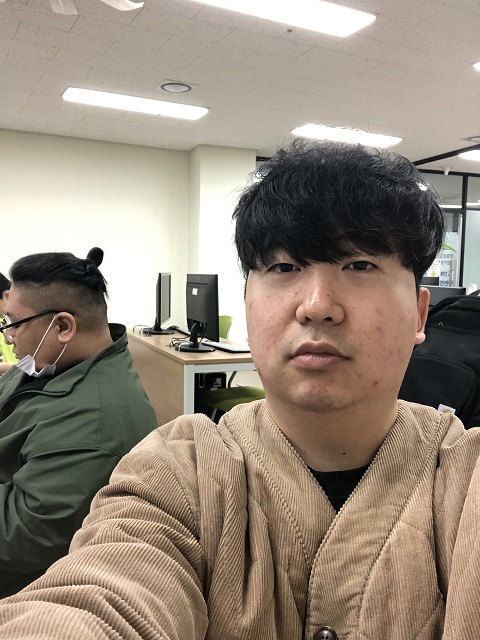
#> input picture day03/test2.jpg, 480 x 640 px, found by its file name
$ python day03_opencv_imgshow.py
#> lines starting #> are read from the running program, lines starting #| are printed output that depends on the picture
import cv2
import numpy as np

img = cv2.imread('/home/pi/Desktop/test2.jpg', cv2.IMREAD_COLOR)
#> img is the input picture: shape (640, 480, 3); mean B, G, R 121.9, 136.3, 149.1
R_img, G_img, B_img = cv2.split(img)
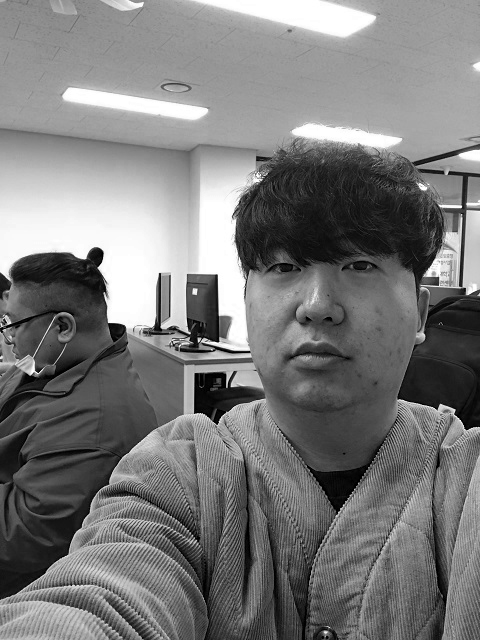
#> R_img: shape (640, 480); min 0, max 255, mean 121.9
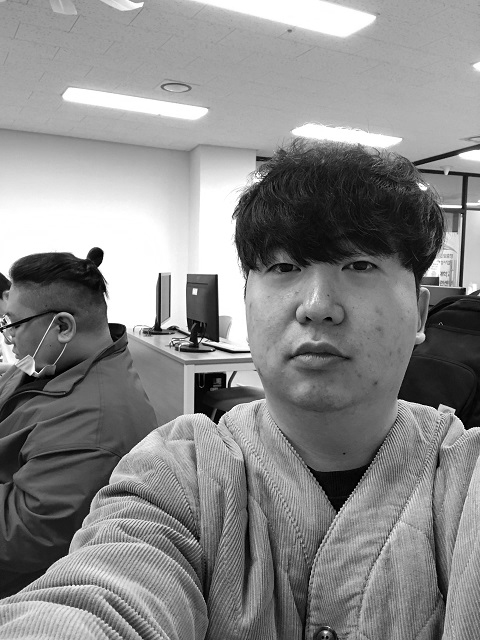
#> G_img: shape (640, 480); min 0, max 255, mean 136.3
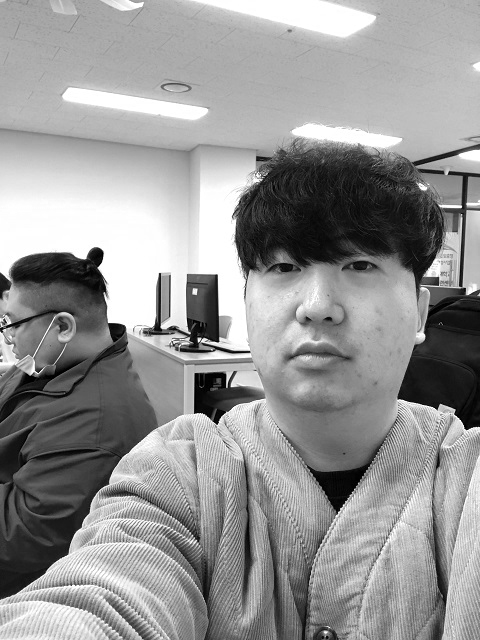
#> B_img: shape (640, 480); min 0, max 255, mean 149.1
zeroImg = np.zeros((img.shape[0], img.shape[1]), dtype = 'uint8')
mergeImg = cv2.merge([B_img, zeroImg, R_img])
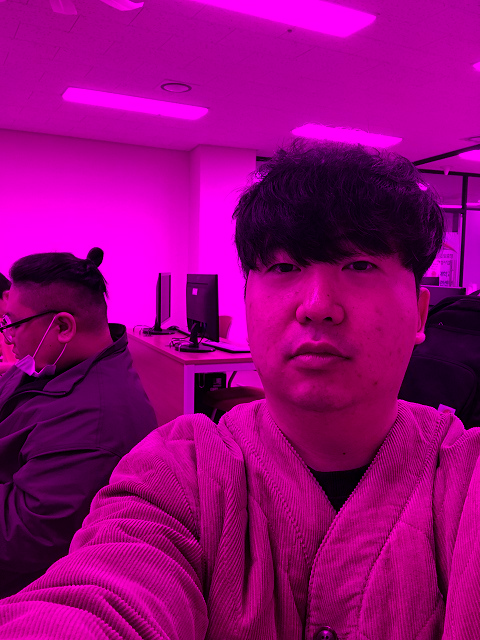
#> mergeImg: shape (640, 480, 3); mean R, G, B 149.1, 0, 121.9

cv2.imshow('photo', mergeImg)
cv2.waitKey(0)
cv2.destroyAllWindows()

$ run again, with day03/222 (1).jpg copied over day03/test2.jpg
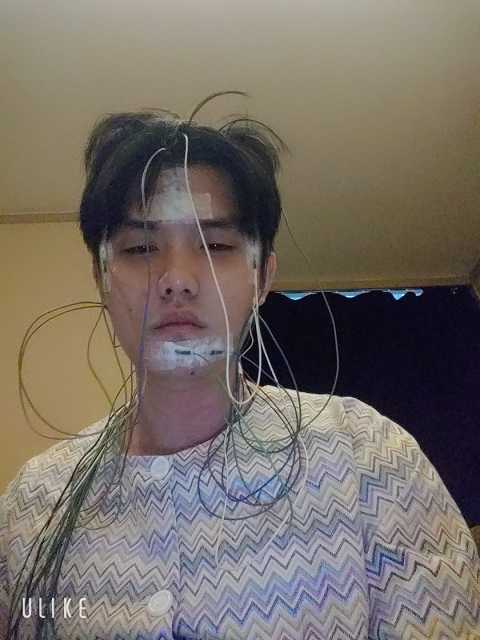
#> input picture day03/222 (1).jpg, 480 x 640 px, found by its file name
#> img is the input picture: shape (640, 480, 3); mean B, G, R 102.5, 110.2, 118.3
#> `R_img, G_img, B_img = cv2.split(img)`:
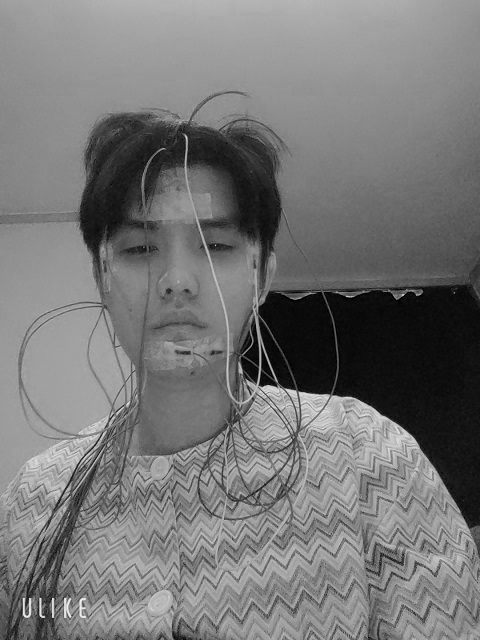
#> B_img: shape (640, 480); min 0, max 247, mean 118.3
#> `mergeImg = cv2.merge([B_img, zeroImg, R_img])`:
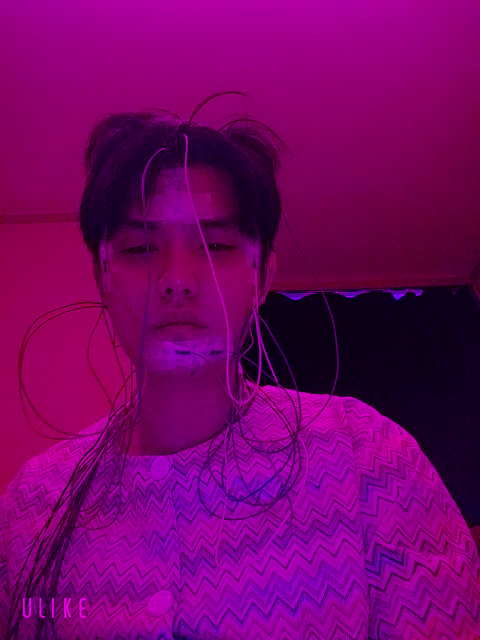
#> mergeImg: shape (640, 480, 3); mean R, G, B 118.3, 0, 102.5

$ run again, with day03/Fresh.jpg copied over day03/test2.jpg
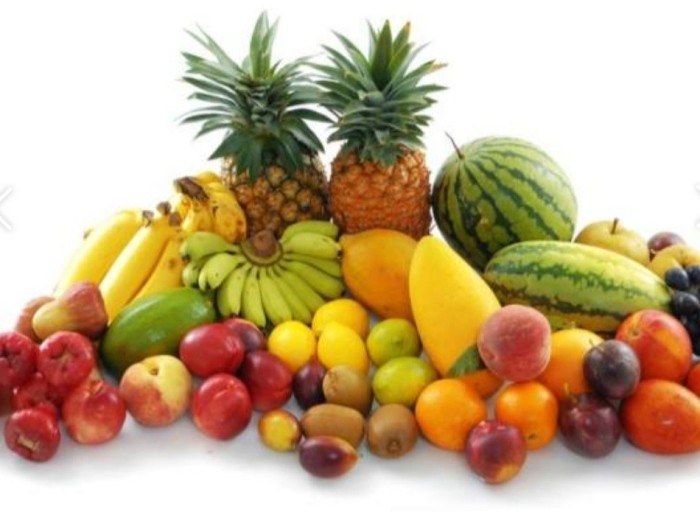
#> input picture day03/Fresh.jpg, 700 x 512 px, found by its file name
#> img is the input picture: shape (512, 700, 3); mean B, G, R 135.6, 171.8, 195.8
#> `R_img, G_img, B_img = cv2.split(img)`:
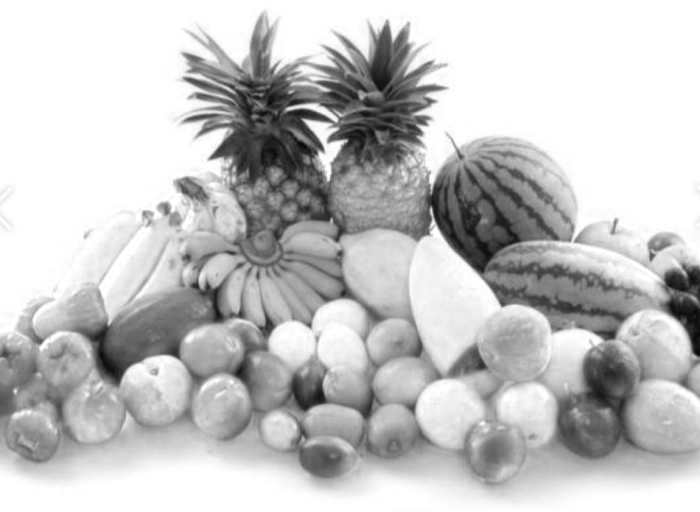
#> B_img: shape (512, 700); min 4, max 255, mean 195.8
#> `mergeImg = cv2.merge([B_img, zeroImg, R_img])`:
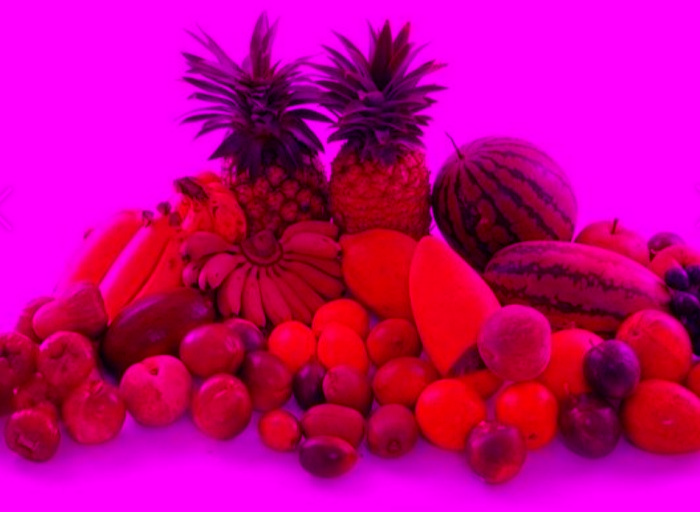
#> mergeImg: shape (512, 700, 3); mean R, G, B 195.8, 0, 135.6
